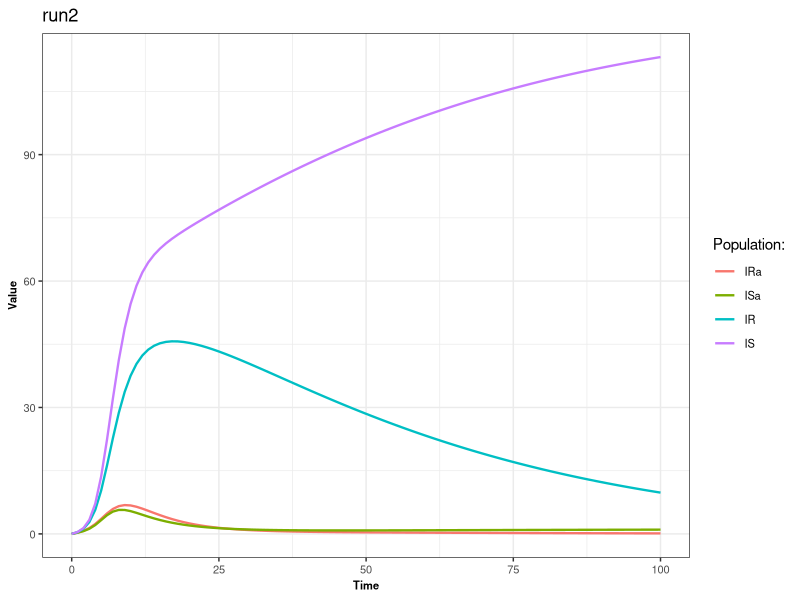
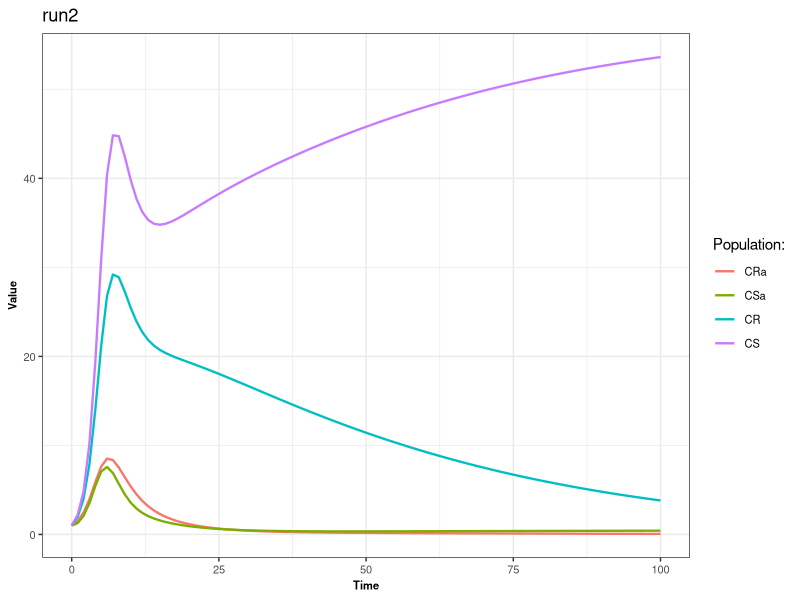
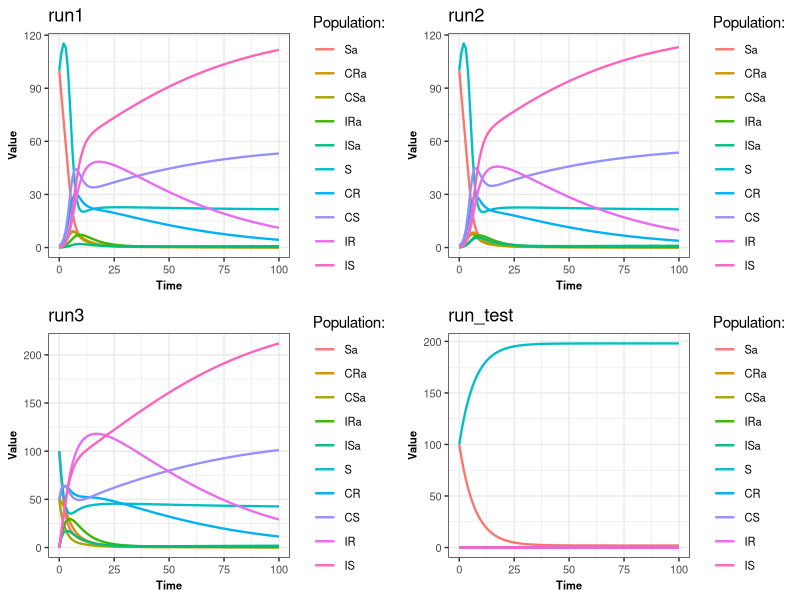

Reproduce these figures in R, in order.
library(deSolve)
library(ggplot2)
library(reshape2)
library(dplyr)
library(gridExtra)

Res_model <- function(t, pop, param) {
  
  with(as.list(c(pop, param)), {
    
    
    N=Sa+CRa+CSa+IRa+ISa+S+CR+CS+IR+IS
    
  
    
    dSa <- -Sa*((beta*ct*(CRa+IRa)/N)+(beta*ct*(CR+IR)/N)+beta*(CSa+ISa+CS+IS)/N)+delta*IRa+delta*ISa-omega*Sa+teta*S+gamma*CRa+(gamma+alpha)*CSa
    dCRa <- Sa*((beta*ct*(CRa+IRa)/N)+beta*ct*(CR+IR)/N)-gamma*CRa-rhoRa*CRa-omega*CRa+teta*CR
    dCSa <- Sa*(beta*(CSa+ISa+CS+IS)/N)-(gamma+alpha)*CSa-rhoSa*CSa-omega*CSa+teta*CS
    dIRa <- rhoRa*CRa-delta*IRa-omega*IRa+teta*IR
    dISa <- rhoSa*CSa-delta*ISa-omega*ISa+teta*IS
    
    dS <- -S*((beta*ct*(CRa+IRa)/N)+(beta*ct*(CR+IR)/N)+beta*(CSa+ISa+CS+IS)/N)+delta*IR+delta*IS+omega*Sa-teta*S+gamma*CR+gamma*CS
    dCR <- S*((beta*ct*(CRa+IRa)/N)+beta*ct*(CR+IR)/N)-gamma*CR-rho*CR+omega*CRa-teta*CR
    dCS <- S*(beta*(CSa+ISa+CS+IS)/N)-gamma*CS-rho*CS+omega*CSa-teta*CS
    dIR <- rho*CR-delta*IR+omega*IRa-teta*IR
    dIS <- rho*CS-delta*IS+omega*ISa-teta*IS
    
    
    res<-c(dSa,dCRa,dCSa,dIRa,dISa,dS,dCR,dCS,dIR,dIS)
    
    list(res)
    
  })
  
}

create_params<-function(beta=1,ct=0.8,delta=0.14,gamma=0.03,rho=0.3,rhoRa=0.3,rhoSa=0.3,teta=0.0014,omega=0.14,alpha=0.5)
{
  list(beta=beta,ct=ct,delta=delta,gamma=gamma,rho=rho,rhoRa=rhoRa,rhoSa=rhoSa,teta=teta,omega=omega,alpha=alpha)
}

create_initial_cond<-function(Sa0=100,CRa0=1,CSa0=1,IRa0=0,ISa0=0,S0=100,CR0=1,CS0=1,IR0=0,IS0=0){
  c(Sa=Sa0,CRa=CRa0,CSa=CSa0,IRa=IRa0,ISa=ISa0,S=S0,CR=CR0,CS=CS0,IR=IR0,IS=IS0)
}

run<-function(Init.cond,param,Tmax=100,dt=1){
  Time=seq(from=0,to=Tmax,by=dt)
  result = as.data.frame(lsoda(Init.cond, Time, Res_model,param))
  return(result)
  
}

graph<- function(data,filter_values){
  data_name<-as.character(substitute(data))
  if(!is.null(filter_values))
  {
    p<-data %>%
      melt(id = "time") %>%
      filter(variable %in% filter_values) %>%
      ggplot() +
      geom_line(aes(time, value, colour = variable), linewidth = 0.8) +
      theme_bw() +
      theme(axis.text = element_text(size = 8),
            axis.title = element_text(size = 8, face = "bold"),
            legend.text = element_text(size = 8)) +
      labs(title=data_name,x = "Time", y = "Value", colour = "Population:")
    
    
  }
  else{
    p<-data %>%
      melt(id = "time") %>%
      ggplot() +
      geom_line(aes(time, value, colour = variable), linewidth = 0.8) +
      theme_bw() +
      theme(axis.text = element_text(size = 8),
            axis.title = element_text(size = 8, face = "bold"),
            legend.text = element_text(size = 8)) +
      labs(title=data_name,x = "Time", y = "Value", colour = "Population:")
    
    
  }
  
  return(p)
}


param<-create_params()
Init.cond<-create_initial_cond(CRa0=0,CSa0=0,CR0=0,CS0=0)
run_test<-run(Init.cond,param)
runtest_g<-graph(run_test,NULL)


Init.cond<-create_initial_cond()
param<-create_params(rhoSa=0.08)
run1<-run(Init.cond,param)
run1_g<-graph(run1,NULL)

Init.cond<-create_initial_cond()
param<-create_params()
run2<-run(Init.cond,param)
run2_g<-graph(run2,NULL)
graph(run2,c("IRa","ISa","IR","IS"))
graph(run2,c("CRa","CSa","CR","CS"))

Init.cond<-create_initial_cond(CRa0=50,CSa0=50,CR0=50,CS0=50)
param<-create_params()
run3<-run(Init.cond,param)
run3_g<-graph(run3, NULL)




grid.arrange(run1_g,run2_g,run3_g,runtest_g,ncol=2)

# on s'interesse aux individus colonisés par une souche résistante avec présence d'antibiotiques et sans
gCR<-graph(run1,c("CRa","CR"))

# on s'interesse aux individus colonisés par la souche sensible en présence et absence d'antibiotiques
gCS<-graph(run1,c("CSa","CS"))

#On va s'interesser à au nombres d'individus colonisés par la soucghe suscepitble selon le taux d'antibiotiques alpha
{
results_df <- data.frame(Alpha = numeric(), Last_CSa = numeric())

Init.cond<-create_initial_cond()
param<-create_params(alpha=0.15)
alpha1<-run(Init.cond,param)
new_row=data.frame(Alpha=param$alpha, Last_CSa=tail(alpha1$CSa, n = 1))
results_df <- bind_rows(results_df, new_row)

param<-create_params(alpha=0.25)
alpha2<-run(Init.cond,param)
new_row=data.frame(Alpha=param$alpha, Last_CSa=tail(alpha2$CSa, n = 1))
results_df <- bind_rows(results_df, new_row)

param<-create_params(alpha=0.37)
alpha3<-run(Init.cond,param)
new_row=data.frame(Alpha=param$alpha, Last_CSa=tail(alpha3$CSa, n = 1))
results_df <- bind_rows(results_df, new_row)

param<-create_params(alpha=0.1)
alpha4<-run(Init.cond,param)
new_row=data.frame(Alpha=param$alpha, Last_CSa=tail(alpha4$CSa, n = 1))
results_df <- bind_rows(results_df, new_row)

param<-create_params(alpha=0.86)
alpha5<-run(Init.cond,param)
new_row=data.frame(Alpha=param$alpha, Last_CSa=tail(alpha5$CSa, n = 1))
results_df <- bind_rows(results_df, new_row)

param<-create_params(alpha=0.5)
alpha6<-run(Init.cond,param)
new_row=data.frame(Alpha=param$alpha, Last_CSa=tail(alpha6$CSa, n = 1))
results_df <- bind_rows(results_df, new_row)

param<-create_params(alpha=0.68)
alpha7<-run(Init.cond,param)
new_row=data.frame(Alpha=param$alpha, Last_CSa=tail(alpha7$CSa, n = 1))
results_df <- bind_rows(results_df, new_row)

param<-create_params(alpha=0.90)
alpha8<-run(Init.cond,param)
new_row=data.frame(Alpha=param$alpha, Last_CSa=tail(alpha8$CSa, n = 1))
results_df <- bind_rows(results_df, new_row)

param<-create_params(alpha=0)
alpha9<-run(Init.cond,param)
new_row=data.frame(Alpha=param$alpha, Last_CSa=tail(alpha9$CSa, n = 1))
results_df <- bind_rows(results_df, new_row)

param<-create_params(alpha=1)
alpha10<-run(Init.cond,param)
new_row=data.frame(Alpha=param$alpha, Last_CSa=tail(alpha10$CSa, n = 1))
results_df <- bind_rows(results_df, new_row)

ggplot(data   = results_df,              
       mapping = aes(x = Alpha,    
                     y = Last_CSa)) +   
  geom_point(color="blue")+
  geom_line(color="purple")+
  theme_bw()+
  labs(title="Number of people in CSa according to the rate of antiobiotics (alpha)")


graph_alpha<-ggplot() + 
  geom_line(data=alpha9, aes(x=time,y=CSa), stat = "identity", colour="orange")+
  geom_line(data=alpha4, aes(x=time,y=CSa), stat = "identity", colour="blue")+
  geom_line(data=alpha6, aes(x=time,y=CSa), stat = "identity", colour="green")+
  geom_line(data=alpha8, aes(x=time,y=CSa),stat = "identity", colour="red")+
  geom_line(data=alpha10, aes(x=time,y=CSa),stat = "identity", colour="pink")+
  labs(title="People colonized by a sensitive strain, exposed to antibiotics",x = "Time", y = "CSa")+
  theme_bw()

graph_alpha_I<-ggplot() + 
  geom_line(data=alpha9, aes(x=time,y=ISa), stat = "identity", colour="orange")+
  geom_line(data=alpha4, aes(x=time,y=ISa), stat = "identity", colour="blue")+
  geom_line(data=alpha6, aes(x=time,y=ISa), stat = "identity", colour="green")+
  geom_line(data=alpha8, aes(x=time,y=ISa),stat = "identity", colour="red")+
  geom_line(data=alpha10, aes(x=time,y=ISa),stat = "identity", colour="pink")+
  labs(title="People infected by a sensitive strain, exposed to antibiotics",x = "Time", y = "ISa")+
  theme_bw()

}
